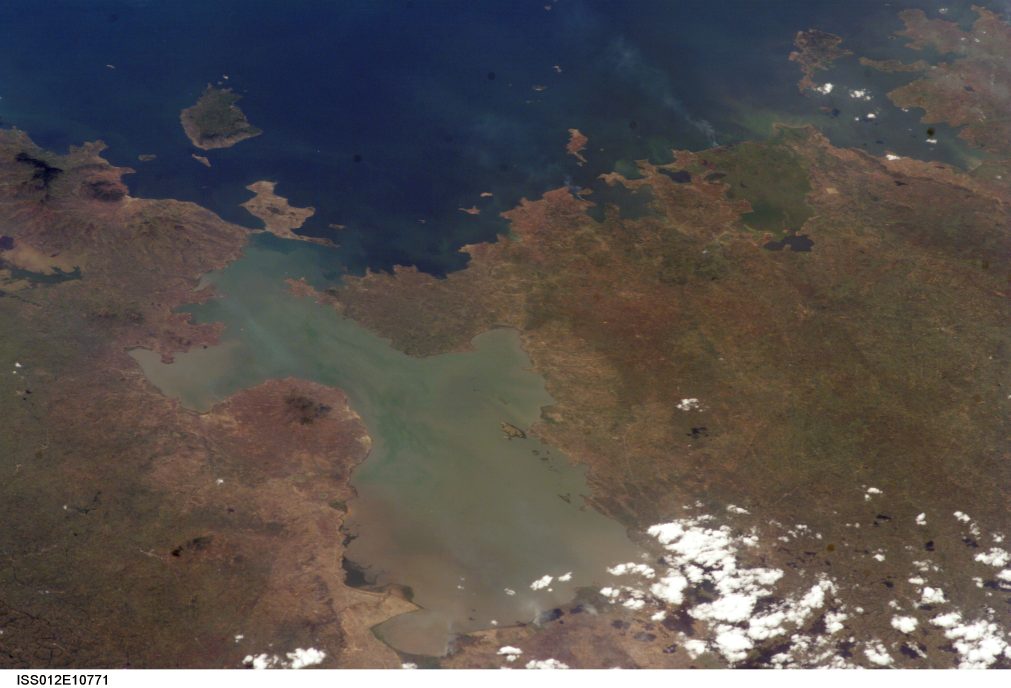
#> input picture Image Data/Test/TropGrass_Dec.jpg, 3032 x 2064 px, found by its file name (shown at 1/3 size)
$ jupyter execute --allow-errors Hex2Name.ipynb   (shell and % lines are left out)
#> lines starting #> are read from the running program, lines starting #| are printed output that depends on the picture
[cell 1]
import numpy as np
print(np.__version__)

[cell 2]
from sklearn.cluster import KMeans
import matplotlib.pyplot as plt
import numpy as np
import cv2
from collections import Counter


from skimage import color
from skimage.color import rgb2lab, deltaE_cie76
import os

[cell 3]
image = cv2.imread('data/Test/Boreal_June.jpg')
print("The type of this input is {}".format(type(image)))
#| The type of this input is <class 'NoneType'>
#> (the rest of this cell did not finish here and is left out)

#> (a cell that did not finish here is left out)

#> (a cell that did not finish here is left out)

#> (a cell that did not finish here is left out)

[cell 7]
def RGB2HEX(color):
    return "#{:02x}{:02x}{:02x}".format(int(color[0]), int(color[1]), int(color[2]))

[cell 8]
def get_image(image_path):
#> called with image_path = 'data/Test/TropGrass_Dec.jpg'
    image = cv2.imread(image_path)
#> image is the input picture: shape (2064, 3032, 3); mean B, G, R 78.2, 81.3, 87.6
    image = cv2.cvtColor(image, cv2.COLOR_BGR2RGB)
    resized_image = cv2.resize(image, (1200, 1200))
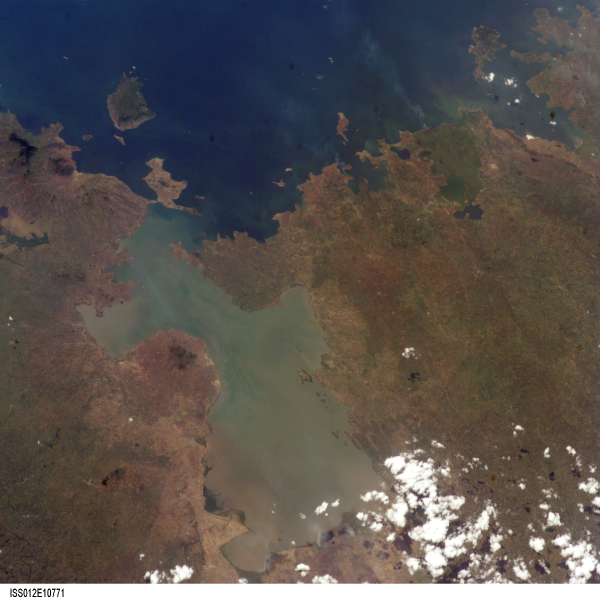
#> resized_image: shape (1200, 1200, 3) (shown at 1/2 size); mean R, G, B 87.4, 81.2, 78.1
    plt.imshow(resized_image)
    return image

[cell 9]
def get_colors(image, number_of_colors, show_chart):

#> called with number_of_colors = 5, show_chart = True
    modified_image = cv2.resize(image, (600, 400), interpolation = cv2.INTER_AREA)
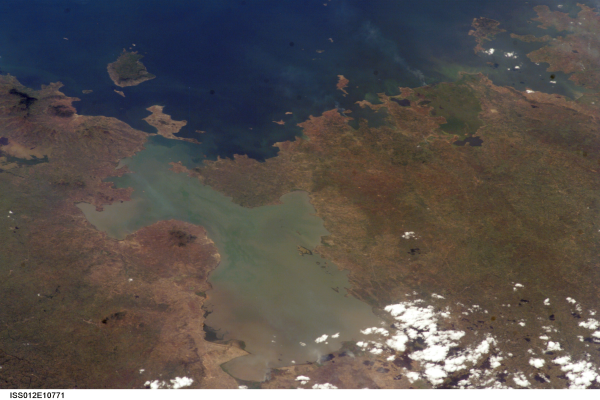
#> modified_image: shape (400, 600, 3); mean R, G, B 87.6, 81.3, 78.2
    modified_image = modified_image.reshape(modified_image.shape[0]*modified_image.shape[1], 3)

    clf = KMeans(n_clusters = number_of_colors)
    labels = clf.fit_predict(modified_image)

    counts = Counter(labels)
#> counts = {3: 55162, 2: 101123, 0: 65650, 4: 6970, 1: 11095}

    center_colors = clf.cluster_centers_
    # We get ordered colors by iterating through the keys
    ordered_colors = [center_colors[i] for i in counts.keys()]
#> ordered_colors = [[33.57, 46.31, 71.39], [82.68, 70.45, 59.33], [106.3, 93.59, 80.22], [155.9, 139.2, 125.4], [245.1, 244.2, 240.7]]
    hex_colors = [RGB2HEX(ordered_colors[i]) for i in counts.keys()]
#> hex_colors = ['#9b8b7d', '#6a5d50', '#212e47', '#f5f4f0', '#52463b']
    rgb_colors = [ordered_colors[i] for i in counts.keys()]
#> rgb_colors = [[155.9, 139.2, 125.4], [106.3, 93.59, 80.22], [33.57, 46.31, 71.39], [245.1, 244.2, 240.7], [82.68, 70.45, 59.33]]

    if (show_chart):
        plt.figure(figsize = (8, 6))
        plt.pie(counts.values(), labels = hex_colors, colors = hex_colors)

    return rgb_colors

[cell 10]
path1='data/Test/Boreal_June.jpg'
path2='data/Test/Deciduous_Nov.jpg'
path3='data/Test/DV_Sep.jpg'
path4='data/Test/Rainforest_Nov.jpg'
path5='data/Test/TropGrass_Dec.jpg'
path6='data/Test/Tundra_July.jpg'
path7='data/Test/USGrass_July.jpg'
# colors=get_colors(get_image('data/Test/Boreal_June.jpg'), 3, True)
# colors[0]

[cell 11]
#https://www.color-blindness.com/color-name-hue/
colors=get_colors(get_image(path5), 5, True)
#> colors has the same summary as rgb_colors in get_colors
colors[0]
#> Out = [155.9, 139.2, 125.4]
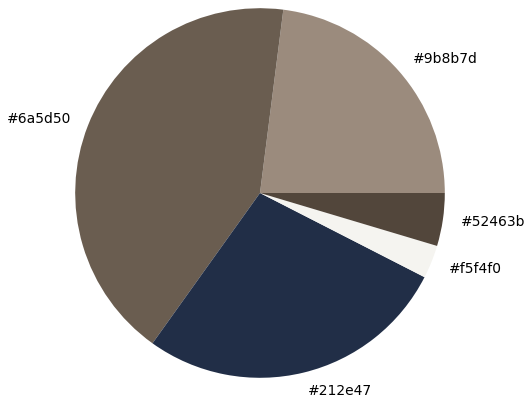
#> figure drawn by matplotlib, 1 panel

[cell 12]
import webcolors

def closest_colour(requested_colour):
    min_colours = {}
    for key, name in webcolors.css3_hex_to_names.items():
        r_c, g_c, b_c = webcolors.hex_to_rgb(key)
        rd = (r_c - requested_colour[0]) ** 2
        gd = (g_c - requested_colour[1]) ** 2
        bd = (b_c - requested_colour[2]) ** 2
        min_colours[(rd + gd + bd)] = name
#> after the loop, min_colours = 0 items
    return min_colours[min(min_colours.keys())]

def get_colour_name(requested_colour):
    try:
        closest_name = actual_name = webcolors.rgb_to_name(requested_colour)
    except ValueError:
        closest_name = closest_colour(requested_colour)
        actual_name = None
    return actual_name, closest_name

# requested_colour = (119, 172, 152)
#> (the rest of this cell did not finish here and is left out)

[cell 13]
colors[0]
#> Out = [155.9, 139.2, 125.4]

[cell 14]
def get_colour_name(rgb_triplet):
    min_colours = {}
    for key, name in webcolors.css21_hex_to_names.items():
        r_c, g_c, b_c = webcolors.hex_to_rgb(key)
        rd = (r_c - rgb_triplet[0]) ** 2
        gd = (g_c - rgb_triplet[1]) ** 2
        bd = (b_c - rgb_triplet[2]) ** 2
        min_colours[(rd + gd + bd)] = name
#> after the loop, min_colours = 0 items
    return min_colours[min(min_colours.keys())]

#> (the rest of this cell did not finish here and is left out)

$ run again, with Image Data/Test/Boreal_Manicouagan Crater_June.jpg copied over Image Data/Test/TropGrass_Dec.jpg
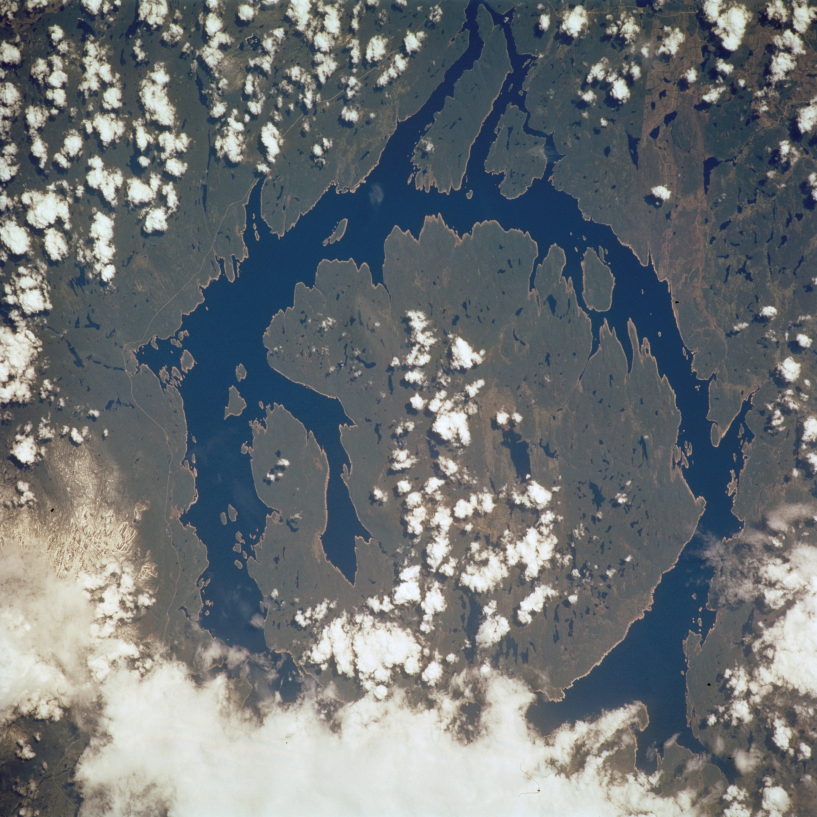
#> input picture Image Data/Test/Boreal_Manicouagan Crater_June.jpg, 4084 x 4084 px, found by its file name (shown at 1/5 size)
#| The type of this input is <class 'NoneType'>
#> in get_image, image is the input picture: shape (4084, 4084, 3); mean B, G, R 117, 114.1, 108.9
#> in get_colors, `modified_image = cv2.resize(image, (600, 400), interpolation = cv2.INT..`:
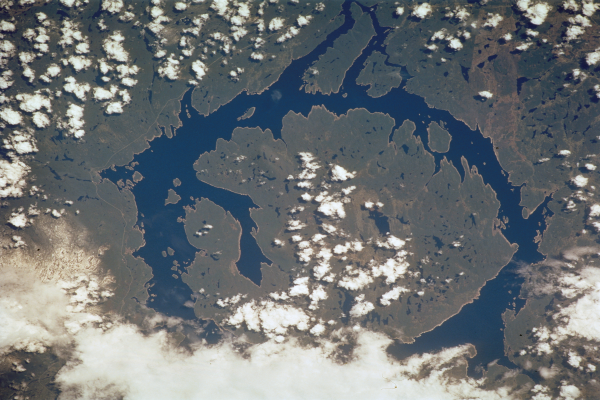
#> modified_image: shape (400, 600, 3); mean R, G, B 108.9, 114.1, 117
#> counts = {2: 20492, 3: 36472, 0: 92390, 4: 53619, 1: 37027}
#> ordered_colors = [[178.1, 170.1, 155.6], [120.7, 113.6, 107.9], [84.03, 89.17, 92.24], [41.02, 61.75, 83.95], [218.3, 220.9, 213.9]]
#> hex_colors = ['#54595c', '#293d53', '#b2aa9b', '#dadcd5', '#78716b']
#> rgb_colors = [[84.03, 89.17, 92.24], [41.02, 61.75, 83.95], [178.1, 170.1, 155.6], [218.3, 220.9, 213.9], [120.7, 113.6, 107.9]]
#> colors has the same summary as rgb_colors in get_colors
#> `colors[0]`: Out = [84.03, 89.17, 92.24]
#> `[cell 11]`:
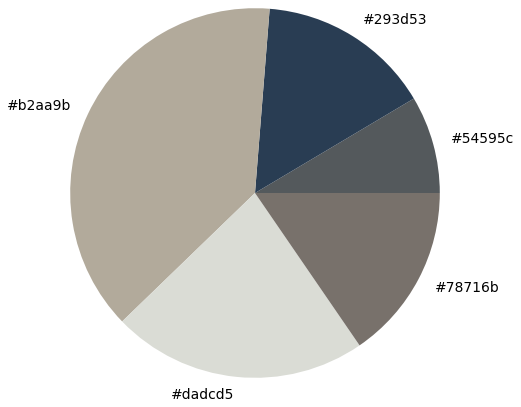
#> figure drawn by matplotlib, 1 panel
#> after the loop in closest_colour, `for key, name in webcolors.css3_hex_to_names.items():`: min_colours = 0 items
#> `colors[0]`: Out = [84.03, 89.17, 92.24]
#> after the loop in get_colour_name, `for key, name in webcolors.css21_hex_to_names.items():`: min_colours = 0 items
